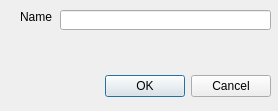
<ui version="4.0" >
 <class>newNameDlg</class>
 <widget class="QDialog" name="newNameDlg" >
  <property name="geometry" >
   <rect>
    <x>0</x>
    <y>0</y>
    <width>278</width>
    <height>111</height>
   </rect>
  </property>
  <property name="windowTitle" >
   <string>New Instrument</string>
  </property>
  <widget class="QDialogButtonBox" name="buttonBox" >
   <property name="geometry" >
    <rect>
     <x>20</x>
     <y>70</y>
     <width>251</width>
     <height>32</height>
    </rect>
   </property>
   <property name="orientation" >
    <enum>Qt::Horizontal</enum>
   </property>
   <property name="standardButtons" >
    <set>QDialogButtonBox::Cancel|QDialogButtonBox::NoButton|QDialogButtonBox::Ok</set>
   </property>
  </widget>
  <widget class="QLineEdit" name="nameIns" >
   <property name="geometry" >
    <rect>
     <x>60</x>
     <y>10</y>
     <width>211</width>
     <height>20</height>
    </rect>
   </property>
  </widget>
  <widget class="QLabel" name="label" >
   <property name="geometry" >
    <rect>
     <x>20</x>
     <y>10</y>
     <width>46</width>
     <height>14</height>
    </rect>
   </property>
   <property name="text" >
    <string>Name</string>
   </property>
  </widget>
 </widget>
 <resources/>
 <connections>
  <connection>
   <sender>buttonBox</sender>
   <signal>accepted()</signal>
   <receiver>newNameDlg</receiver>
   <slot>accept()</slot>
   <hints>
    <hint type="sourcelabel" >
     <x>248</x>
     <y>254</y>
    </hint>
    <hint type="destinationlabel" >
     <x>157</x>
     <y>274</y>
    </hint>
   </hints>
  </connection>
  <connection>
   <sender>buttonBox</sender>
   <signal>rejected()</signal>
   <receiver>newNameDlg</receiver>
   <slot>reject()</slot>
   <hints>
    <hint type="sourcelabel" >
     <x>145</x>
     <y>85</y>
    </hint>
    <hint type="destinationlabel" >
     <x>286</x>
     <y>274</y>
    </hint>
   </hints>
  </connection>
 </connections>
</ui>
